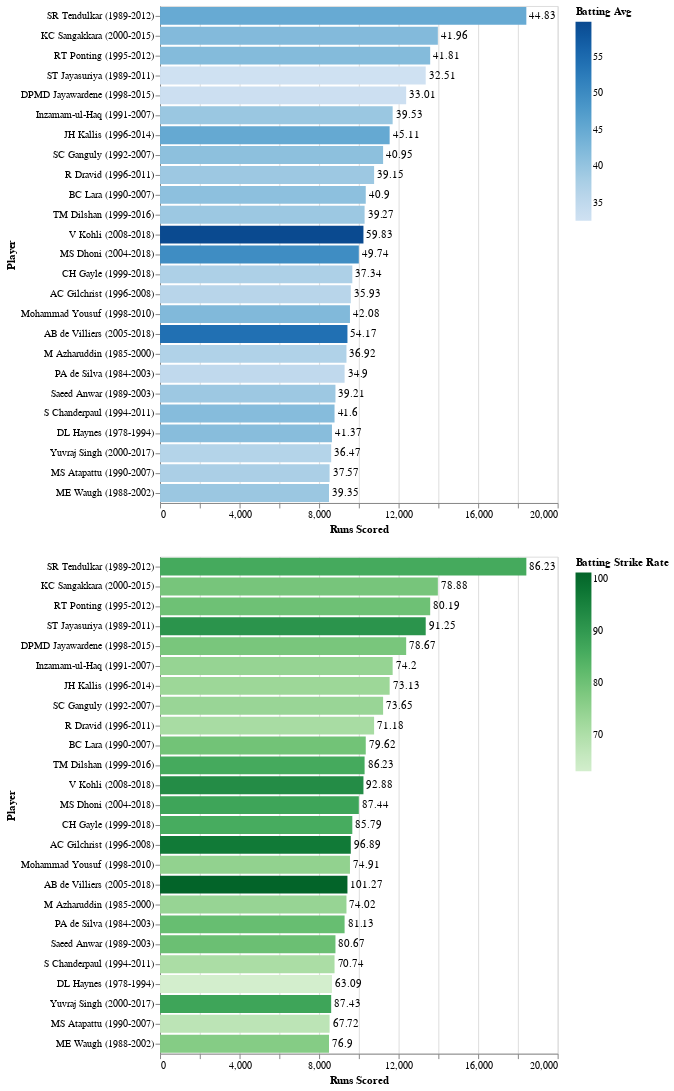

The notebook cell this image was saved under:
### Code cell
top_scorers_chart

### Figure 1 — Vega-Lite specification as saved in the notebook (floating-point values rounded to 4 significant figures)
{"config": {"background": "white", "view": {"continuousWidth": 400, "continuousHeight": 300}}, "vconcat": [{"layer": [{"mark": "bar", "encoding": {"color": {"type": "quantitative", "field": "Batting Avg"}, "tooltip": [{"type": "quantitative", "field": "Matches Played"}, {"type": "quantitative", "field": "Batting Strike Rate"}, {"type": "quantitative", "field": "Hundreds Scored"}], "x": {"type": "quantitative", "field": "Runs Scored"}, "y": {"type": "nominal", "field": "Player", "sort": {"field": "Runs Scored", "op": "count", "order": "ascending"}}}}, {"mark": {"type": "text", "align": "left", "baseline": "middle", "dx": 3}, "encoding": {"text": {"type": "quantitative", "field": "Batting Avg"}, "tooltip": [{"type": "quantitative", "field": "Matches Played"}, {"type": "quantitative", "field": "Batting Strike Rate"}, {"type": "quantitative", "field": "Hundreds Scored"}], "x": {"type": "quantitative", "field": "Runs Scored"}, "y": {"type": "nominal", "field": "Player", "sort": {"field": "Runs Scored", "op": "count", "order": "ascending"}}}}]}, {"layer": [{"mark": "bar", "encoding": {"color": {"type": "quantitative", "field": "Batting Strike Rate", "scale": {"scheme": "greens"}}, "tooltip": [{"type": "quantitative", "field": "Matches Played"}, {"type": "quantitative", "field": "Batting Strike Rate"}, {"type": "quantitative", "field": "Hundreds Scored"}], "x": {"type": "quantitative", "field": "Runs Scored"}, "y": {"type": "nominal", "field": "Player", "sort": {"field": "Runs Scored", "op": "count", "order": "ascending"}}}}, {"mark": {"type": "text", "align": "left", "baseline": "middle", "dx": 3}, "encoding": {"text": {"type": "quantitative", "field": "Batting Strike Rate"}, "tooltip": [{"type": "quantitative", "field": "Matches Played"}, {"type": "quantitative", "field": "Batting Strike Rate"}, {"type": "quantitative", "field": "Hundreds Scored"}], "x": {"type": "quantitative", "field": "Runs Scored"}, "y": {"type": "nominal", "field": "Player", "sort": {"field": "Runs Scored", "op": "count", "order": "ascending"}}}}]}], "data": {"name": "data-13185a7156f4224bc7a41064054c0921"}, "resolve": {"scale": {"color": "independent"}}, "$schema": "https://vega.github.io/schema/vega-lite/v4.8.1.json", "datasets": {"data-13185a7156f4224bc7a41064054c0921": [{"Player": "SR Tendulkar (1989-2012)", "Career Span": "1989-2012", "Career Start": 1989, "Career End": 2012, "Matches Played": 463, "Innings Batted": 452.0, "Not Outs": 41.0, "Runs Scored": 18430.0, "Highest Innings Score": "200*", "Highest Innings Score Num": "200", "Batting Avg": 44.83, "Balls Faced": 21370.0, "Batting Strike Rate": 86.23, "Hundreds Scored": 49.0, "Scores Of Fifty Or More": 96.0, "Ducks Scored": 20.0, "Country": "India", "Player Count": 1, "5000+ Runs Scored": 1, "40+ Batting Avg": 1, "90+ Batting Strike Rate": 0}, {"Player": "KC Sangakkara (2000-2015)", "Career Span": "2000-2015", "Career Start": 2000, "Career End": 2015, "Matches Played": 397, "Innings Batted": 373.0, "Not Outs": 40.0, "Runs Scored": 13980.0, "Highest Innings Score": "169", "Highest Innings Score Num": "169", "Batting Avg": 41.96, "Balls Faced": 17720.0, "Batting Strike Rate": 78.88, "Hundreds Scored": 25.0, "Scores Of Fifty Or More": 90.0, "Ducks Scored": 15.0, "Country": "Sri Lanka", "Player Count": 1, "5000+ Runs Scored": 1, "40+ Batting Avg": 1, "90+ Batting Strike Rate": 0}, {"Player": "RT Ponting (1995-2012)", "Career Span": "1995-2012", "Career Start": 1995, "Career End": 2012, "Matches Played": 374, "Innings Batted": 364.0, "Not Outs": 39.0, "Runs Scored": 13590.0, "Highest Innings Score": "164", "Highest Innings Score Num": "164", "Batting Avg": 41.81, "Balls Faced": 16940.0, "Batting Strike Rate": 80.19, "Hundreds Scored": 29.0, "Scores Of Fifty Or More": 82.0, "Ducks Scored": 20.0, "Country": "Australia", "Player Count": 1, "5000+ Runs Scored": 1, "40+ Batting Avg": 1, "90+ Batting Strike Rate": 0}, {"Player": "ST Jayasuriya (1989-2011)", "Career Span": "1989-2011", "Career Start": 1989, "Career End": 2011, "Matches Played": 441, "Innings Batted": 429.0, "Not Outs": 18.0, "Runs Scored": 13360.0, "Highest Innings Score": "189", "Highest Innings Score Num": "189", "Batting Avg": 32.51, "Balls Faced": 14640.0, "Batting Strike Rate": 91.25, "Hundreds Scored": 28.0, "Scores Of Fifty Or More": 68.0, "Ducks Scored": 34.0, "Country": "Sri Lanka", "Player Count": 1, "5000+ Runs Scored": 1, "40+ Batting Avg": 0, "90+ Batting Strike Rate": 1}, {"Player": "DPMD Jayawardene (1998-2015)", "Career Span": "1998-2015", "Career Start": 1998, "Career End": 2015, "Matches Played": 443, "Innings Batted": 413.0, "Not Outs": 38.0, "Runs Scored": 12380.0, "Highest Innings Score": "144", "Highest Innings Score Num": "144", "Batting Avg": 33.01, "Balls Faced": 15740.0, "Batting Strike Rate": 78.67, "Hundreds Scored": 18.0, "Scores Of Fifty Or More": 75.0, "Ducks Scored": 28.0, "Country": "Sri Lanka", "Player Count": 1, "5000+ Runs Scored": 1, "40+ Batting Avg": 0, "90+ Batting Strike Rate": 0}, {"Player": "Inzamam-ul-Haq (1991-2007)", "Career Span": "1991-2007", "Career Start": 1991, "Career End": 2007, "Matches Played": 375, "Innings Batted": 348.0, "Not Outs": 52.0, "Runs Scored": 11700.0, "Highest Innings Score": "137*", "Highest Innings Score Num": "137", "Batting Avg": 39.53, "Balls Faced": 15770.0, "Batting Strike Rate": 74.2, "Hundreds Scored": 10.0, "Scores Of Fifty Or More": 83.0, "Ducks Scored": 20.0, "Country": "Pakistan", "Player Count": 1, "5000+ Runs Scored": 1, "40+ Batting Avg": 0, "90+ Batting Strike Rate": 0}, {"Player": "JH Kallis (1996-2014)", "Career Span": "1996-2014", "Career Start": 1996, "Career End": 2014, "Matches Played": 323, "Innings Batted": 309.0, "Not Outs": 53.0, "Runs Scored": 11550.0, "Highest Innings Score": "139", "Highest Innings Score Num": "139", "Batting Avg": 45.11, "Balls Faced": 15790.0, "Batting Strike Rate": 73.13, "Hundreds Scored": 17.0, "Scores Of Fifty Or More": 86.0, "Ducks Scored": 17.0, "Country": "South Africa", "Player Count": 1, "5000+ Runs Scored": 1, "40+ Batting Avg": 1, "90+ Batting Strike Rate": 0}, {"Player": "SC Ganguly (1992-2007)", "Career Span": "1992-2007", "Career Start": 1992, "Career End": 2007, "Matches Played": 308, "Innings Batted": 297.0, "Not Outs": 23.0, "Runs Scored": 11220.0, "Highest Innings Score": "183", "Highest Innings Score Num": "183", "Batting Avg": 40.95, "Balls Faced": 15240.0, "Batting Strike Rate": 73.65, "Hundreds Scored": 22.0, "Scores Of Fifty Or More": 71.0, "Ducks Scored": 16.0, "Country": "India", "Player Count": 1, "5000+ Runs Scored": 1, "40+ Batting Avg": 1, "90+ Batting Strike Rate": 0}, {"Player": "R Dravid (1996-2011)", "Career Span": "1996-2011", "Career Start": 1996, "Career End": 2011, "Matches Played": 340, "Innings Batted": 314.0, "Not Outs": 39.0, "Runs Scored": 10770.0, "Highest Innings Score": "153", "Highest Innings Score Num": "153", "Batting Avg": 39.15, "Balls Faced": 15130.0, "Batting Strike Rate": 71.18, "Hundreds Scored": 12.0, "Scores Of Fifty Or More": 82.0, "Ducks Scored": 13.0, "Country": "India", "Player Count": 1, "5000+ Runs Scored": 1, "40+ Batting Avg": 0, "90+ Batting Strike Rate": 0}, {"Player": "BC Lara (1990-2007)", "Career Span": "1990-2007", "Career Start": 1990, "Career End": 2007, "Matches Played": 295, "Innings Batted": 285.0, "Not Outs": 32.0, "Runs Scored": 10350.0, "Highest Innings Score": "169", "Highest Innings Score Num": "169", "Batting Avg": 40.9, "Balls Faced": 13000.0, "Batting Strike Rate": 79.62, "Hundreds Scored": 19.0, "Scores Of Fifty Or More": 62.0, "Ducks Scored": 14.0, "Country": "West Indies", "Player Count": 1, "5000+ Runs Scored": 1, "40+ Batting Avg": 1, "90+ Batting Strike Rate": 0}, {"Player": "TM Dilshan (1999-2016)", "Career Span": "1999-2016", "Career Start": 1999, "Career End": 2016, "Matches Played": 330, "Innings Batted": 303.0, "Not Outs": 41.0, "Runs Scored": 10290.0, "Highest Innings Score": "161*", "Highest Innings Score Num": "161", "Batting Avg": 39.27, "Balls Faced": 11930.0, "Batting Strike Rate": 86.23, "Hundreds Scored": 22.0, "Scores Of Fifty Or More": 47.0, "Ducks Scored": 11.0, "Country": "Sri Lanka", "Player Count": 1, "5000+ Runs Scored": 1, "40+ Batting Avg": 0, "90+ Batting Strike Rate": 0}, {"Player": "V Kohli (2008-2018)", "Career Span": "2008-2018", "Career Start": 2008, "Career End": 2018, "Matches Played": 216, "Innings Batted": 208.0, "Not Outs": 37.0, "Runs Scored": 10230.0, "Highest Innings Score": "183", "Highest Innings Score Num": "183", "Batting Avg": 59.83, "Balls Faced": 11020.0, "Batting Strike Rate": 92.88, "Hundreds Scored": 38.0, "Scores Of Fifty Or More": 48.0, "Ducks Scored": 12.0, "Country": "India", "Player Count": 1, "5000+ Runs Scored": 1, "40+ Batting Avg": 1, "90+ Batting Strike Rate": 1}, {"Player": "MS Dhoni (2004-2018)", "Career Span": "2004-2018", "Career Start": 2004, "Career End": 2018, "Matches Played": 329, "Innings Batted": 278.0, "Not Outs": 77.0, "Runs Scored": 9999.0, "Highest Innings Score": "183*", "Highest Innings Score Num": "183", "Batting Avg": 49.74, "Balls Faced": 11440.0, "Batting Strike Rate": 87.44, "Hundreds Scored": 9.0, "Scores Of Fifty Or More": 67.0, "Ducks Scored": 9.0, "Country": "India", "Player Count": 1, "5000+ Runs Scored": 1, "40+ Batting Avg": 1, "90+ Batting Strike Rate": 0}, {"Player": "CH Gayle (1999-2018)", "Career Span": "1999-2018", "Career Start": 1999, "Career End": 2018, "Matches Played": 281, "Innings Batted": 276.0, "Not Outs": 17.0, "Runs Scored": 9672.0, "Highest Innings Score": "215", "Highest Innings Score Num": "215", "Batting Avg": 37.34, "Balls Faced": 11270.0, "Batting Strike Rate": 85.79, "Hundreds Scored": 23.0, "Scores Of Fifty Or More": 48.0, "Ducks Scored": 23.0, "Country": "West Indies", "Player Count": 1, "5000+ Runs Scored": 1, "40+ Batting Avg": 0, "90+ Batting Strike Rate": 0}, {"Player": "AC Gilchrist (1996-2008)", "Career Span": "1996-2008", "Career Start": 1996, "Career End": 2008, "Matches Played": 286, "Innings Batted": 278.0, "Not Outs": 11.0, "Runs Scored": 9595.0, "Highest Innings Score": "172", "Highest Innings Score Num": "172", "Batting Avg": 35.93, "Balls Faced": 9902.0, "Batting Strike Rate": 96.89, "Hundreds Scored": 16.0, "Scores Of Fifty Or More": 55.0, "Ducks Scored": 19.0, "Country": "Australia", "Player Count": 1, "5000+ Runs Scored": 1, "40+ Batting Avg": 0, "90+ Batting Strike Rate": 1}, {"Player": "Mohammad Yousuf (1998-2010)", "Career Span": "1998-2010", "Career Start": 1998, "Career End": 2010, "Matches Played": 281, "Innings Batted": 267.0, "Not Outs": 40.0, "Runs Scored": 9554.0, "Highest Innings Score": "141*", "Highest Innings Score Num": "141", "Batting Avg": 42.08, "Balls Faced": 12750.0, "Batting Strike Rate": 74.91, "Hundreds Scored": 15.0, "Scores Of Fifty Or More": 62.0, "Ducks Scored": 15.0, "Country": "Pakistan", "Player Count": 1, "5000+ Runs Scored": 1, "40+ Batting Avg": 1, "90+ Batting Strike Rate": 0}, {"Player": "AB de Villiers (2005-2018)", "Career Span": "2005-2018", "Career Start": 2005, "Career End": 2018, "Matches Played": 223, "Innings Batted": 213.0, "Not Outs": 39.0, "Runs Scored": 9427.0, "Highest Innings Score": "176", "Highest Innings Score Num": "176", "Batting Avg": 54.17, "Balls Faced": 9308.0, "Batting Strike Rate": 101.3, "Hundreds Scored": 25.0, "Scores Of Fifty Or More": 52.0, "Ducks Scored": 7.0, "Country": "South Africa", "Player Count": 1, "5000+ Runs Scored": 1, "40+ Batting Avg": 1, "90+ Batting Strike Rate": 1}, {"Player": "M Azharuddin (1985-2000)", "Career Span": "1985-2000", "Career Start": 1985, "Career End": 2000, "Matches Played": 334, "Innings Batted": 308.0, "Not Outs": 54.0, "Runs Scored": 9378.0, "Highest Innings Score": "153*", "Highest Innings Score Num": "153", "Batting Avg": 36.92, "Balls Faced": 12670.0, "Batting Strike Rate": 74.02, "Hundreds Scored": 7.0, "Scores Of Fifty Or More": 58.0, "Ducks Scored": 9.0, "Country": "India", "Player Count": 1, "5000+ Runs Scored": 1, "40+ Batting Avg": 0, "90+ Batting Strike Rate": 0}, {"Player": "PA de Silva (1984-2003)", "Career Span": "1984-2003", "Career Start": 1984, "Career End": 2003, "Matches Played": 308, "Innings Batted": 296.0, "Not Outs": 30.0, "Runs Scored": 9284.0, "Highest Innings Score": "145", "Highest Innings Score Num": "145", "Batting Avg": 34.9, "Balls Faced": 11440.0, "Batting Strike Rate": 81.13, "Hundreds Scored": 11.0, "Scores Of Fifty Or More": 64.0, "Ducks Scored": 17.0, "Country": "Sri Lanka", "Player Count": 1, "5000+ Runs Scored": 1, "40+ Batting Avg": 0, "90+ Batting Strike Rate": 0}, {"Player": "Saeed Anwar (1989-2003)", "Career Span": "1989-2003", "Career Start": 1989, "Career End": 2003, "Matches Played": 247, "Innings Batted": 244.0, "Not Outs": 19.0, "Runs Scored": 8824.0, "Highest Innings Score": "194", "Highest Innings Score Num": "194", "Batting Avg": 39.21, "Balls Faced": 10940.0, "Batting Strike Rate": 80.67, "Hundreds Scored": 20.0, "Scores Of Fifty Or More": 43.0, "Ducks Scored": 15.0, "Country": "Pakistan", "Player Count": 1, "5000+ Runs Scored": 1, "40+ Batting Avg": 0, "90+ Batting Strike Rate": 0}, {"Player": "S Chanderpaul (1994-2011)", "Career Span": "1994-2011", "Career Start": 1994, "Career End": 2011, "Matches Played": 268, "Innings Batted": 251.0, "Not Outs": 40.0, "Runs Scored": 8778.0, "Highest Innings Score": "150", "Highest Innings Score Num": "150", "Batting Avg": 41.6, "Balls Faced": 12410.0, "Batting Strike Rate": 70.74, "Hundreds Scored": 11.0, "Scores Of Fifty Or More": 59.0, "Ducks Scored": 6.0, "Country": "West Indies", "Player Count": 1, "5000+ Runs Scored": 1, "40+ Batting Avg": 1, "90+ Batting Strike Rate": 0}, {"Player": "DL Haynes (1978-1994)", "Career Span": "1978-1994", "Career Start": 1978, "Career End": 1994, "Matches Played": 238, "Innings Batted": 237.0, "Not Outs": 28.0, "Runs Scored": 8648.0, "Highest Innings Score": "152*", "Highest Innings Score Num": "152", "Batting Avg": 41.37, "Balls Faced": 13710.0, "Batting Strike Rate": 63.09, "Hundreds Scored": 17.0, "Scores Of Fifty Or More": 57.0, "Ducks Scored": 13.0, "Country": "West Indies", "Player Count": 1, "5000+ Runs Scored": 1, "40+ Batting Avg": 1, "90+ Batting Strike Rate": 0}, {"Player": "Yuvraj Singh (2000-2017)", "Career Span": "2000-2017", "Career Start": 2000, "Career End": 2017, "Matches Played": 301, "Innings Batted": 275.0, "Not Outs": 39.0, "Runs Scored": 8609.0, "Highest Innings Score": "150", "Highest Innings Score Num": "150", "Batting Avg": 36.47, "Balls Faced": 9846.0, "Batting Strike Rate": 87.43, "Hundreds Scored": 14.0, "Scores Of Fifty Or More": 52.0, "Ducks Scored": 18.0, "Country": "India", "Player Count": 1, "5000+ Runs Scored": 1, "40+ Batting Avg": 0, "90+ Batting Strike Rate": 0}, {"Player": "MS Atapattu (1990-2007)", "Career Span": "1990-2007", "Career Start": 1990, "Career End": 2007, "Matches Played": 268, "Innings Batted": 259.0, "Not Outs": 32.0, "Runs Scored": 8529.0, "Highest Innings Score": "132*", "Highest Innings Score Num": "132", "Batting Avg": 37.57, "Balls Faced": 12590.0, "Batting Strike Rate": 67.72, "Hundreds Scored": 11.0, "Scores Of Fifty Or More": 59.0, "Ducks Scored": 13.0, "Country": "Sri Lanka", "Player Count": 1, "5000+ Runs Scored": 1, "40+ Batting Avg": 0, "90+ Batting Strike Rate": 0}, {"Player": "ME Waugh (1988-2002)", "Career Span": "1988-2002", "Career Start": 1988, "Career End": 2002, "Matches Played": 244, "Innings Batted": 236.0, "Not Outs": 20.0, "Runs Scored": 8500.0, "Highest Innings Score": "173", "Highest Innings Score Num": "173", "Batting Avg": 39.35, "Balls Faced": 11050.0, "Batting Strike Rate": 76.9, "Hundreds Scored": 18.0, "Scores Of Fifty Or More": 50.0, "Ducks Scored": 16.0, "Country": "Australia", "Player Count": 1, "5000+ Runs Scored": 1, "40+ Batting Avg": 0, "90+ Batting Strike Rate": 0}]}}
